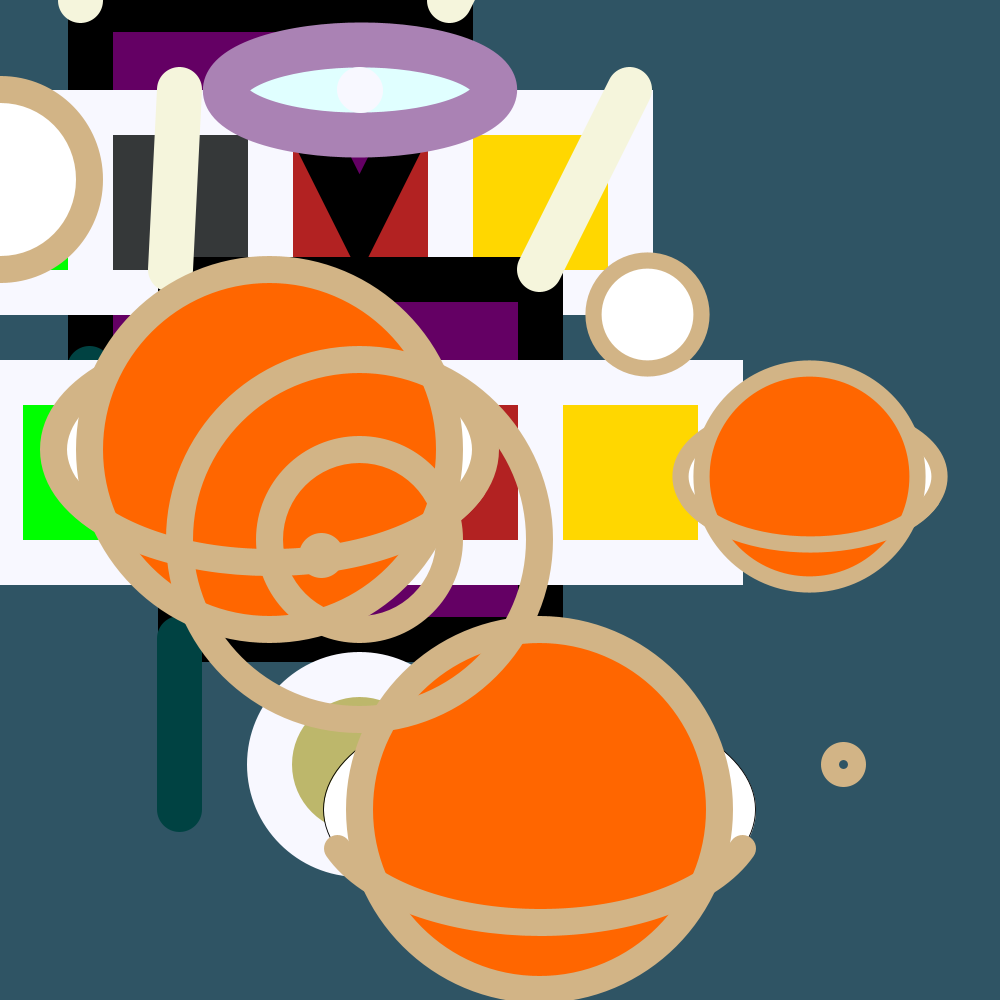
Frame 1 (no input)
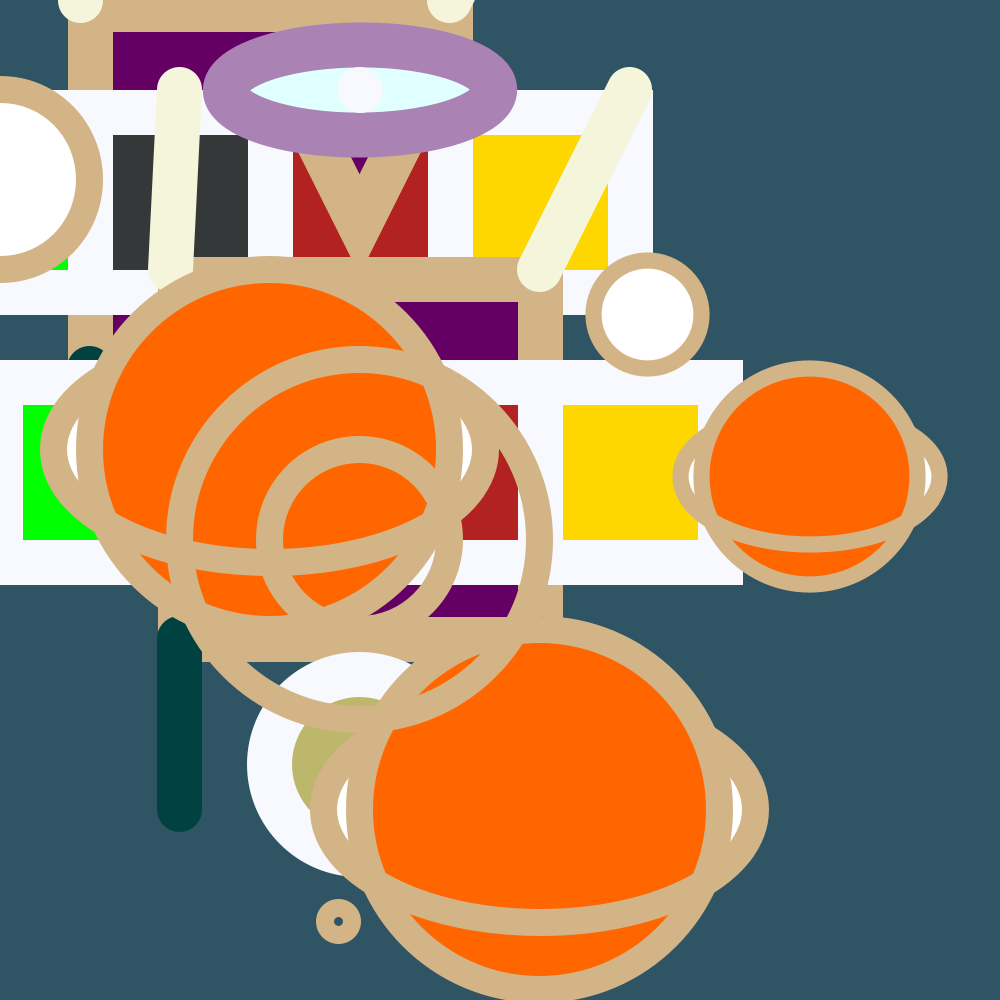
Frame 60 (the mouse pressed at the canvas centre just before this capture)
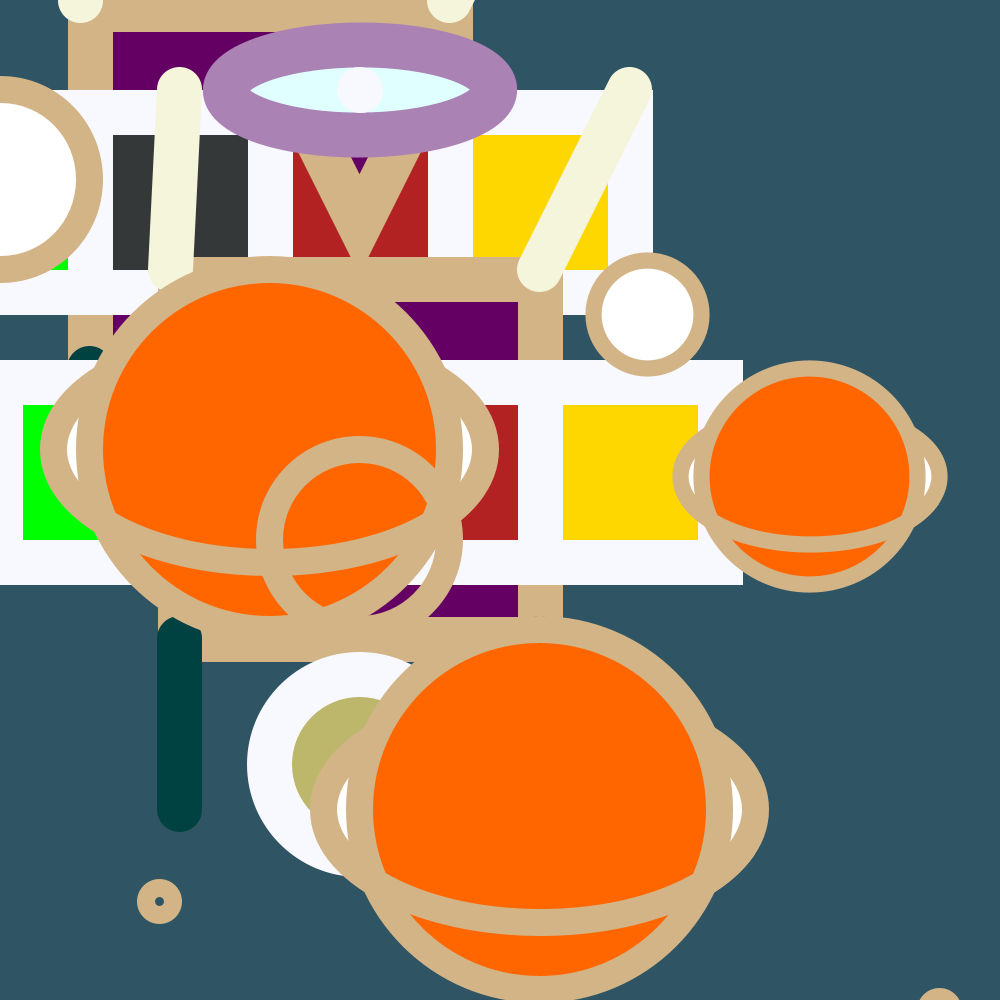
Frame 120 (the mouse held since frame 60 and released just before this capture)

The Processing sketch that drew these frames (run headless with seeded random() and noise(); from frame 60 on, the mouse is pressed at the canvas centre):

// Processing sketch: partner_functions
// ── partner_functions.pde
//this is from Martin
int randomInt;
float a = 10;
float b = 0;
float c = 255;
float randomx = random (300);
float randomy = random (1000);
float randomz = random(700);
float randomw = random (1000);

void setup () {
  size(1000, 1000);
}
void draw () {
  background(47.8, 84.7, 100.2);
  scale(0.9);
  creature();
  translate(100, 300);
  creature();

  

  circle (c, 380, a);

// this is from martin
  push();
  translate (500, 600);
  planet();
  pop();
  strokeWeight (30);
  stroke (#D2B486);
  noFill();

  push();
  translate (200, 200);
  planet();
  pop();
  strokeWeight (30);
  stroke (#D2B486);
  noFill();

  push();
  translate (800, 230);
  scale (.6);
  planet();
  pop();
  strokeWeight (30);
  stroke (#D2B486);
  noFill();

  randomx = random (300);
  randomy = random (1000);
  randomz = random (700, 1000);
  randomw = random (1000);


  circle (randomx, randomy, 20);
  circle (randomz, randomw, 20);

  randomInt = (int) random (2);

  if (randomInt == 0) {
    circle (300, 300, 400);
  } else  if (randomInt == 1) {
  }
  circle (300, 300, 200);
}




void creature () {
  push();
  translate(-300, -400);

  strokeWeight(50);
  fill(100, 0, 100);
  square(400, 410, 400);
  /*
this is the main body
   */

  triangle(550, 250, 650, 250, 600, 350);
  stroke(245, 245, 220);
  line(390, 400, 400, 200);
  line(800, 400, 900, 200);
  /*
these are the 2 arm lines
   */
  stroke(0, 66, 66);
  line(400, 810, 400, 1000);
  line(800, 810, 800, 1000);
  /*
these are the 2 leg lines
   */
  fill(224, 255, 255);
  stroke(170, 130, 180);
  arc(600, 200, 300, 100, 200, 500);
  /*
this is the face of my robot
   */
  stroke(248, 248, 255);
  point(600, 200);
  /*
   this is the eye
   */
  fill(0, 255, 0);
  square(200, 525, 200);

  fill(53, 56, 57);
  square(400, 525, 200);
  fill(189, 183, 107);
  circle(600, 950, 200);
  fill(178, 34, 34);
  square(600, 525, 200);
  fill(255, 215, 0);
  square(800, 525, 200);
  pop();
}
void planet () {
  push();
  translate(-500, -500);
  fill (#FFFFFF);
  circle (200, 200, 200);
  ellipse (width / 2, height / 2, 480, 250);
  strokeWeight (30);
  stroke (#D2B486);
  fill (#ff6600);
  circle (500, 500, 400);
  noFill();
  arc (width / 2, height / 2, 480, 250, radians(20), radians(160));
  pop();
}
